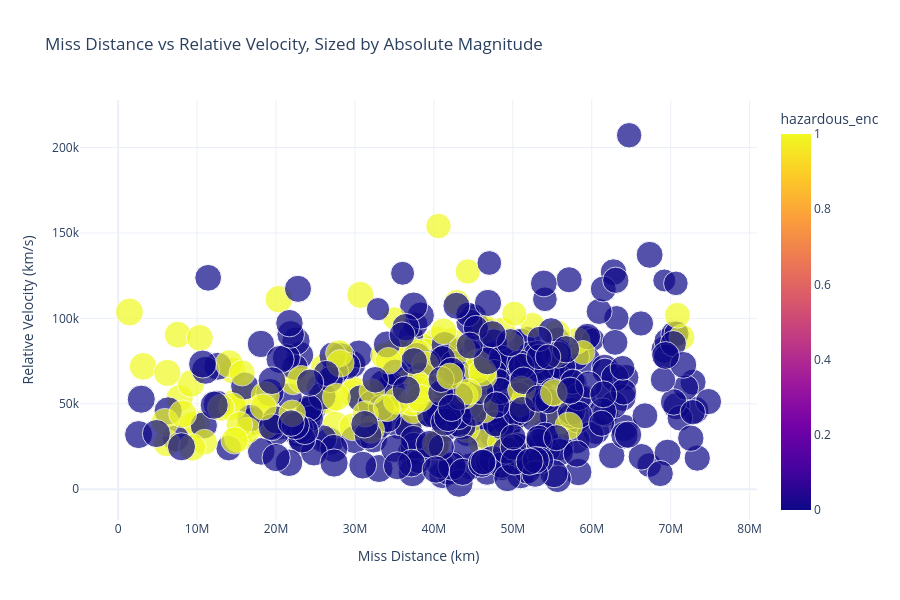

The notebook cell this image was saved under:
### Code cell
## Scatter plot with Plotly - showing the relationship between miss distance and relative velocity, colored by hazardous status. size by absolute magnitude
fig = px.scatter(
    df_reduced,
    x="miss_distance_mean",
    y="relative_velocity_mean",
    color="hazardous_enc",
    size="absolute_magnitude_mean",
    color_discrete_map={0: "Teal", 1: "Orange"},
    labels={
        "miss_distance_mean": "Miss Distance (km)",
        "relative_velocity_mean": "Relative Velocity (km/s)",
        "absolute_magnitude_mean": "Absolute Magnitude (H) - Size of Point ~ Brightness"
    },
    title="Miss Distance vs Relative Velocity, Sized by Absolute Magnitude"
)
fig.update_layout(
    width=900, height=600,
    template="plotly_white"
)
fig.show()

### Figure 1 — Plotly figure (JSON) as saved in the notebook; plotly's stock layout.template omitted (floating-point values rounded to 4 significant figures; data arrays with more than 128 entries replaced by an {"elided": "..."} marker saying what was removed)
{"data": [{"hovertemplate": "Miss Distance (km)=%{x}<br>Relative Velocity (km/s)=%{y}<br>Absolute Magnitude (H) - Size of Point ~ Brightness=%{marker.size}<br>hazardous_enc=%{marker.color}<extra></extra>", "legendgroup": "", "marker": {"color": {"elided": "508 int values"}, "coloraxis": "coloraxis", "size": {"elided": "508 float values"}, "sizemode": "area", "sizeref": 0.05605, "symbol": "circle"}, "mode": "markers", "name": "", "orientation": "v", "showlegend": false, "type": "scatter", "x": {"elided": "508 float values"}, "xaxis": "x", "y": {"elided": "508 float values"}, "yaxis": "y"}], "layout": {"coloraxis": {"colorbar": {"title": {"text": "hazardous_enc"}}, "colorscale": [[0, "#0d0887"], [0.1111, "#46039f"], [0.2222, "#7201a8"], [0.3333, "#9c179e"], [0.4444, "#bd3786"], [0.5556, "#d8576b"], [0.6667, "#ed7953"], [0.7778, "#fb9f3a"], [0.8889, "#fdca26"], [1, "#f0f921"]]}, "height": 600, "legend": {"itemsizing": "constant", "tracegroupgap": 0}, "title": {"text": "Miss Distance vs Relative Velocity, Sized by Absolute Magnitude"}, "width": 900, "xaxis": {"anchor": "y", "domain": [0, 1], "title": {"text": "Miss Distance (km)"}}, "yaxis": {"anchor": "x", "domain": [0, 1], "title": {"text": "Relative Velocity (km/s)"}}}}
